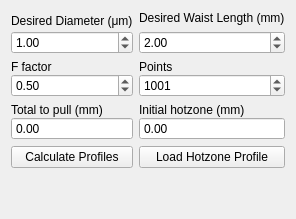
         <widget class="QWidget" name="tab_3">
          <attribute name="title">
           <string>Advanced</string>
          </attribute>
          <layout class="QGridLayout" name="gridLayout_13">
           <item row="1" column="1">
            <layout class="QVBoxLayout" name="verticalLayout_71">
             <property name="spacing">
              <number>0</number>
             </property>
             <item>
              <widget class="QLabel" name="label_67">
               <property name="text">
                <string>Points</string>
               </property>
              </widget>
             </item>
             <item>
              <widget class="QSpinBox" name="optimpointsSpin">
               <property name="minimum">
                <number>10</number>
               </property>
               <property name="maximum">
                <number>10001</number>
               </property>
               <property name="value">
                <number>1001</number>
               </property>
              </widget>
             </item>
            </layout>
           </item>
           <item row="4" column="0">
            <spacer name="verticalSpacer">
             <property name="orientation">
              <enum>Qt::Vertical</enum>
             </property>
             <property name="sizeHint" stdset="0">
              <size>
               <width>20</width>
               <height>40</height>
              </size>
             </property>
            </spacer>
           </item>
           <item row="0" column="0">
            <layout class="QVBoxLayout" name="verticalLayout_68">
             <property name="spacing">
              <number>0</number>
             </property>
             <item>
              <widget class="QLabel" name="label_64">
               <property name="text">
                <string>&lt;html&gt;&lt;head/&gt;&lt;body&gt;&lt;p&gt;Desired Diameter (μm)&lt;/p&gt;&lt;/body&gt;&lt;/html&gt;</string>
               </property>
              </widget>
             </item>
             <item>
              <widget class="QDoubleSpinBox" name="dwoptSpin">
               <property name="keyboardTracking">
                <bool>false</bool>
               </property>
               <property name="minimum">
                <double>0.010000000000000</double>
               </property>
               <property name="maximum">
                <double>1000.000000000000000</double>
               </property>
               <property name="value">
                <double>1.000000000000000</double>
               </property>
              </widget>
             </item>
            </layout>
           </item>
           <item row="1" column="0">
            <layout class="QVBoxLayout" name="verticalLayout_70">
             <property name="spacing">
              <number>0</number>
             </property>
             <property name="topMargin">
              <number>0</number>
             </property>
             <item>
              <widget class="QLabel" name="label_66">
               <property name="text">
                <string>F factor</string>
               </property>
              </widget>
             </item>
             <item>
              <widget class="QDoubleSpinBox" name="ffactorSpin">
               <property name="minimum">
                <double>0.010000000000000</double>
               </property>
               <property name="maximum">
                <double>10.000000000000000</double>
               </property>
               <property name="singleStep">
                <double>0.100000000000000</double>
               </property>
               <property name="value">
                <double>0.500000000000000</double>
               </property>
              </widget>
             </item>
            </layout>
           </item>
           <item row="3" column="0">
            <widget class="QPushButton" name="calcHZBut">
             <property name="text">
              <string>Calculate Profiles</string>
             </property>
            </widget>
           </item>
           <item row="3" column="1">
            <widget class="QPushButton" name="loadHZBut">
             <property name="text">
              <string>Load Hotzone Profile</string>
             </property>
            </widget>
           </item>
           <item row="4" column="1">
            <spacer name="verticalSpacer_4">
             <property name="orientation">
              <enum>Qt::Vertical</enum>
             </property>
             <property name="sizeHint" stdset="0">
              <size>
               <width>20</width>
               <height>40</height>
              </size>
             </property>
            </spacer>
           </item>
           <item row="0" column="1">
            <layout class="QVBoxLayout" name="verticalLayout_69">
             <property name="bottomMargin">
              <number>0</number>
             </property>
             <item>
              <widget class="QLabel" name="label_65">
               <property name="text">
                <string>Desired Waist Length (mm)</string>
               </property>
              </widget>
             </item>
             <item>
              <widget class="QDoubleSpinBox" name="wlenoptSpin">
               <property name="readOnly">
                <bool>false</bool>
               </property>
               <property name="buttonSymbols">
                <enum>QAbstractSpinBox::UpDownArrows</enum>
               </property>
               <property name="keyboardTracking">
                <bool>false</bool>
               </property>
               <property name="minimum">
                <double>0.010000000000000</double>
               </property>
               <property name="value">
                <double>2.000000000000000</double>
               </property>
              </widget>
             </item>
            </layout>
           </item>
           <item row="2" column="0">
            <layout class="QVBoxLayout" name="verticalLayout_64">
             <property name="spacing">
              <number>0</number>
             </property>
             <property name="topMargin">
              <number>0</number>
             </property>
             <item>
              <widget class="QLabel" name="label_70">
               <property name="text">
                <string>Total to pull (mm)</string>
               </property>
              </widget>
             </item>
             <item>
              <widget class="QDoubleSpinBox" name="pulledoptIndSpin">
               <property name="readOnly">
                <bool>true</bool>
               </property>
               <property name="buttonSymbols">
                <enum>QAbstractSpinBox::NoButtons</enum>
               </property>
               <property name="keyboardTracking">
                <bool>false</bool>
               </property>
               <property name="maximum">
                <double>1000.000000000000000</double>
               </property>
              </widget>
             </item>
            </layout>
           </item>
           <item row="2" column="1">
            <layout class="QVBoxLayout" name="verticalLayout_65">
             <property name="spacing">
              <number>0</number>
             </property>
             <item>
              <widget class="QLabel" name="label_71">
               <property name="text">
                <string>Initial hotzone (mm)</string>
               </property>
              </widget>
             </item>
             <item>
              <widget class="QDoubleSpinBox" name="hz0optIndSpin">
               <property name="readOnly">
                <bool>true</bool>
               </property>
               <property name="buttonSymbols">
                <enum>QAbstractSpinBox::NoButtons</enum>
               </property>
               <property name="keyboardTracking">
                <bool>false</bool>
               </property>
               <property name="maximum">
                <double>1000.000000000000000</double>
               </property>
              </widget>
             </item>
            </layout>
           </item>
          </layout>
         </widget>
